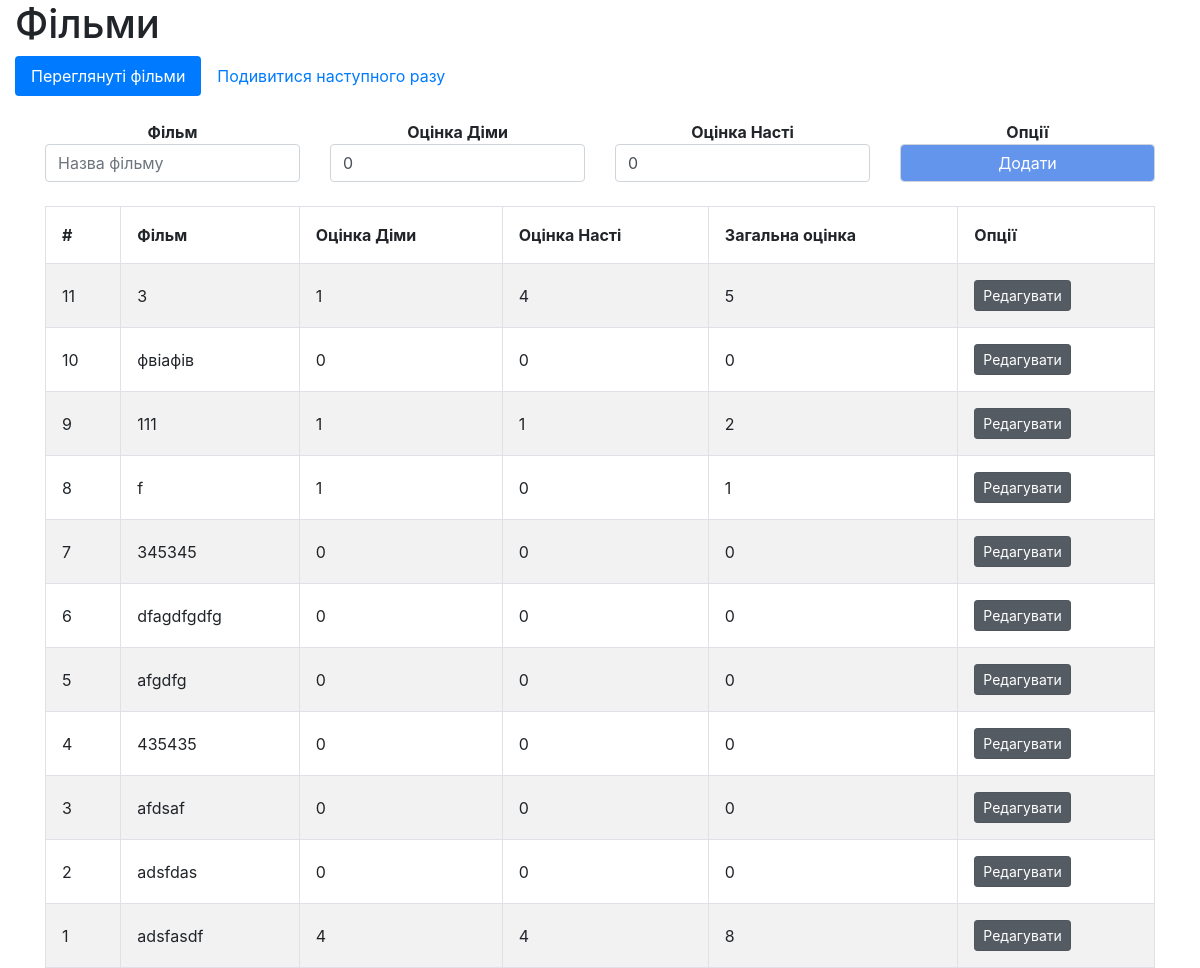
The page / on the database its author committed.
### app.py (models this page shows, shortened)
class MovieBase(db.Model):
    id = db.Column(db.Integer, primary_key=True)
    content = db.Column(db.String(200), nullable=False)
    diml_rate = db.Column(db.Integer, default=0)
    nast_rate = db.Column(db.Integer, default=0)

### app.py (the view)
@app.route('/', methods=['POST', 'GET'])
def index():
    if request.method == 'POST':
        movie_content = request.form['content']
        movie_diml_rate = request.form['diml_rate']
        movie_nast_rate = request.form['nast_rate']
        if movie_content == '':
            return 'Помилка: заголовок не повинен бути порожнiм.'
        if movie_diml_rate == "":
            movie_diml_rate = '0'
        if int(movie_diml_rate) > 11:
            movie_diml_rate = '10'
        if int(movie_diml_rate) < 0:
            movie_diml_rate = '0'
        if movie_nast_rate == "":
            movie_nast_rate = '0'
        if int(movie_nast_rate) > 11:
            movie_nast_rate = '10'
        if int(movie_nast_rate) < 0:
            movie_nast_rate = '0'
        new_movie = MovieBase(content=movie_content, diml_rate=movie_diml_rate, nast_rate=movie_nast_rate)
        try:
            db.session.add(new_movie)
            db.session.commit()
            return redirect('/')
        except:
            return 'Помилка: не вдалось додати.'
    else:
        movies = MovieBase.query.order_by(MovieBase.id.desc()).all()
        moviesToWatch = MovieToWatch.query.order_by(MovieToWatch.id.desc()).all()
        return render_template('index.html', movies=movies, moviesToWatch=moviesToWatch)

### templates/index.html (shortened to what this page needs)
{% extends 'base.html' %}
{% block body %}
<div class="container-fluid">
    <h1>Фільми </h1>
    <ul class="nav nav-pills" role="tablist">
        <li class="nav-item">
            <a class="nav-link active" data-toggle="pill" href="#home">Переглянуті фільми</a>
        </li>
        <li class="nav-item">
            <a class="nav-link" data-toggle="pill" href="#menu1">Подивитися наступного разу</a>
        </li>
        </ul>
        <div class="tab-content">
        <div id="home" class="container tab-pane active"><br>
            <div class="content">
                <div class="form">
                    <form action="/" method="POST">
                        <div class="row">
                            <div class="col" align="center">
                                <b>Фільм</b>
                                <input type="text" class="form-control" name="content" id="content" placeholder="Назва фільму">
                            </div>
                            <div class="col" align="center">
                                <b>Оцінка Діми</b>
                                <input type="number" class="form-control" name="diml_rate" min="0" max="10" id="diml_rate" value="0" placeholder="Оцінка Діми">
                            </div>
                            <div class="col" align="center">
                                <b>Оцінка Насті</b>
                                <input type="number" class="form-control" name="nast_rate" min="0" max="10" id="nast_rate" value="0" placeholder="Оцінка Насті">
                            </div>
                            <div class="col" align="center">
                                <b>Опції</b>
                                <input type="submit" class="form-control" value="Додати" style="background-color:cornflowerblue; color:white;">
                            </div>
                        </div>
                    </form>
                </div>
                <br>
                <table class="mdl-data-table mdl-js-data-table mdl-shadow--2dp table-bordered" id="myTable">
                    <tr>
                        <th onclick="sortTable(0)">#</th>
                        <th onclick="sortTable(1)">Фільм</th>
                        <th onclick="sortTable(2)">Оцінка Діми</th>
                        <th onclick="sortTable(3)">Оцінка Насті</th>
                        <th onclick="sortTable(4)">Загальна оцінка</th>
                        <th>Опції</th>
                    </tr>
                    {% for movie in movies %}
                    <tr>
                        <td>{{ movie.id }}</td>
                        <td>{{ movie.content }}</td>
                        <td>{{ movie.diml_rate }}</td>
                        <td>{{ movie.nast_rate }}</td>
                        <td>{{ movie.diml_rate + movie.nast_rate }}</td>
                        <td>
                            <a href="/update/{{movie.id}}" class="btn btn-secondary active btn-sm" role="button" aria-pressed="true">Редагувати</a>
                        </td>
                    </tr>
                    {% endfor %}
                </table>
            </div>
        </div>
    </div>
</div>
{% endblock %}

### static/css/main.css (style rules this page uses)
table { border-spacing: 0; width: 100%; border: 1px solid #ddd; }
th { cursor: pointer; }
th, td { text-align: left; padding: 16px; }
tr:nth-child(even) { background-color: #f2f2f2 }

### rows shown on the page
MovieBase: id "11", content "3", diml_rate "1", nast_rate "4", movie.diml_rate+movie.nast_rate "5"
MovieBase: id "10", content "фвіафів", diml_rate "0", nast_rate "0", movie.diml_rate+movie.nast_rate "0"
MovieBase: id "9", content "111", diml_rate "1", nast_rate "1", movie.diml_rate+movie.nast_rate "2"
MovieBase: id "8", content "f", diml_rate "1", nast_rate "0", movie.diml_rate+movie.nast_rate "1"
MovieBase: id "7", content "345345", diml_rate "0", nast_rate "0", movie.diml_rate+movie.nast_rate "0"
MovieBase: id "6", content "dfagdfgdfg", diml_rate "0", nast_rate "0", movie.diml_rate+movie.nast_rate "0"
MovieBase: id "5", content "afgdfg", diml_rate "0", nast_rate "0", movie.diml_rate+movie.nast_rate "0"
MovieBase: id "4", content "435435", diml_rate "0", nast_rate "0", movie.diml_rate+movie.nast_rate "0"
MovieBase: id "3", content "afdsaf", diml_rate "0", nast_rate "0", movie.diml_rate+movie.nast_rate "0"
MovieBase: id "2", content "adsfdas", diml_rate "0", nast_rate "0", movie.diml_rate+movie.nast_rate "0"
MovieBase: id "1", content "adsfasdf", diml_rate "4", nast_rate "4", movie.diml_rate+movie.nast_rate "8"
